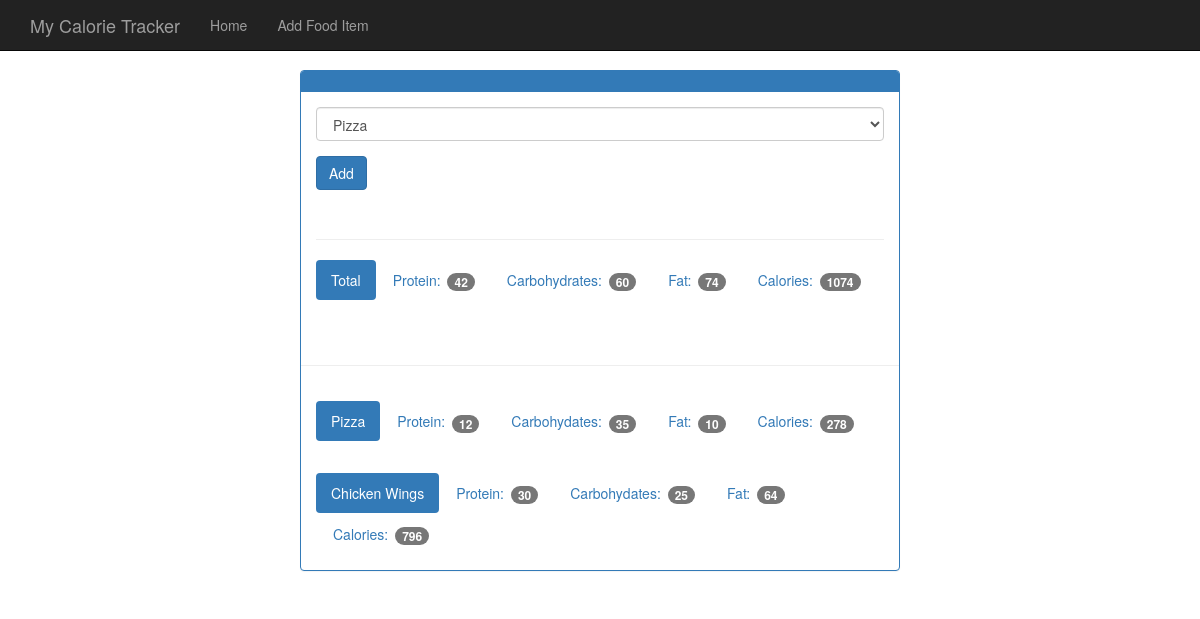
Page /view/20131014 on the committed database.
### tables this page shows
CREATE TABLE food (
    id integer primary key autoincrement,
    name text not null,
    protein integer not null,
    carbohydrates integer not null,
    fat integer not null,
    calories integer not null
);

### app.py (the view)
@app.route('/view/<date>', methods=['GET', 'POST'])  # date will be format of 20200310
def view(date):
    db = get_db()
    cur = db.execute('select id, entry_date from log_date where entry_date = ?', [date])
    date_result = cur.fetchone()
    if request.method == 'POST':
        db.execute('insert into food_date (food_id, log_date_id) values (?, ?)',
                   [request.form['food-select'], date_result['id']])
        db.commit()
    d = datetime.strptime(str(date_result['entry_date']), '%Y%m%d')
    pretty_date = datetime.strftime(d, '%B %d, %Y')
    food_cur = db.execute('select id, name from food')
    food_results = food_cur.fetchall()
    log_cur = db.execute('''select food.name, food.protein, food.carbohydrates, food.fat, food.calories
                                from log_date
                                join food_date on food_date.log_date_id = log_date.id
                                join food on food.id = food_date.food_id where log_date.entry_date = ?''', [date])
    log_results = log_cur.fetchall()
    totals = {'protein': 0, 'carbohydrates': 0, 'fat': 0, 'calories': 0}
    for food in log_results:
        totals['protein'] += food['protein']
        totals['carbohydrates'] += food['carbohydrates']
        totals['fat'] += food['fat']
        totals['calories'] += food['calories']
    return render_template('day.html', entry_date=date_result['entry_date'], pretty_date=pretty_date,
                           food_results=food_results, log_results=log_results, totals=totals)

### database_connect.py (called while the page is built)
def connect_db():
    sql = sqlite3.connect('sqlite3/food_log.db')
    sql.row_factory = sqlite3.Row
    return sql

def get_db():
    if not hasattr(g, 'sqlite_db'):
        g.sqlite_db = connect_db()
    return g.sqlite_db

### templates/day.html (shortened to what this page needs)
{% extends "base.html" %}
{% block body %}
    <nav class="navbar navbar-inverse navbar-fixed-top">
      <div class="container">
        <div class="navbar-header">
          <a class="navbar-brand" href="{{ url_for('index') }}">My Calorie Tracker</a>
        </div>
        <div id="navbar" class="navbar-collapse collapse">
          <ul class="nav navbar-nav">
            <li><a href="{{ url_for('index') }}">Home</a></li>
            <li><a href="{{ url_for('food') }}">Add Food Item</a></li>
          </ul>
        </div>
      </div>
    </nav>
    <div class="container theme-showcase col-sm-6 col-sm-offset-3" role="main">
       <div class="row">
        <div>
          <div class="panel panel-primary">
            <div class="panel-heading">
            </div>
            <div class="panel-body">
              <form method="POST" action="{{ url_for('view', date=entry_date) }}">
                <div class="form-group">
                  <select class="form-control" name="food-select">
                    {% for food in food_results %}
                    <option value={{ food.id }}>{{ food.name }}</option>
                    {% endfor %}
                  </select>
                </div>
                <button type="submit" class="btn btn-primary">Add</button>
              </form>
              <div class="page-header"></div>
               <ul class="nav nav-pills" role="tablist">
                <li class="active"><a>Total</a></li>
                <li><a>Protein: <span class="badge">{{ totals.protein }}</span></a></li>
                <li><a>Carbohydrates: <span class="badge">{{ totals.carbohydrates }}</span></a></li>
                <li><a>Fat: <span class="badge">{{ totals.fat }}</span></a></li>
                <li><a>Calories: <span class="badge">{{ totals.calories }}</span></a></li>
              </ul>
            </div>
            <div class="page-header"></div>
            {% for food in log_results %}
            <div class="panel-body">
              <ul class="nav nav-pills" role="tablist">
                <li class="active"><a>{{ food.name }}</a></li>
                <li><a>Protein: <span class="badge">{{ food.protein }}</span></a></li>
                <li><a>Carbohydates: <span class="badge">{{ food.carbohydrates }}</span></a></li>
                <li><a>Fat: <span class="badge">{{ food.fat }}</span></a></li>
                <li><a>Calories: <span class="badge">{{ food.calories }}</span></a></li>
              </ul>
            </div>
            {% endfor %}
          </div>
        </div>
      </div>
    </div>
{% endblock %}

### static/theme.css (style rules this page uses)
body { padding-top: 70px; padding-bottom: 30px; }

### rows in the picture
food: name "Pizza", protein "12", carbohydrates "35", fat "10", calories "278"
food: name "Chicken Wings", protein "30", carbohydrates "25", fat "64", calories "796"

### other values in the picture
{{ totals.protein }} "42"
{{ totals.carbohydrates }} "60"
{{ totals.fat }} "74"
{{ totals.calories }} "1074"
form field food-select "Pizza"
